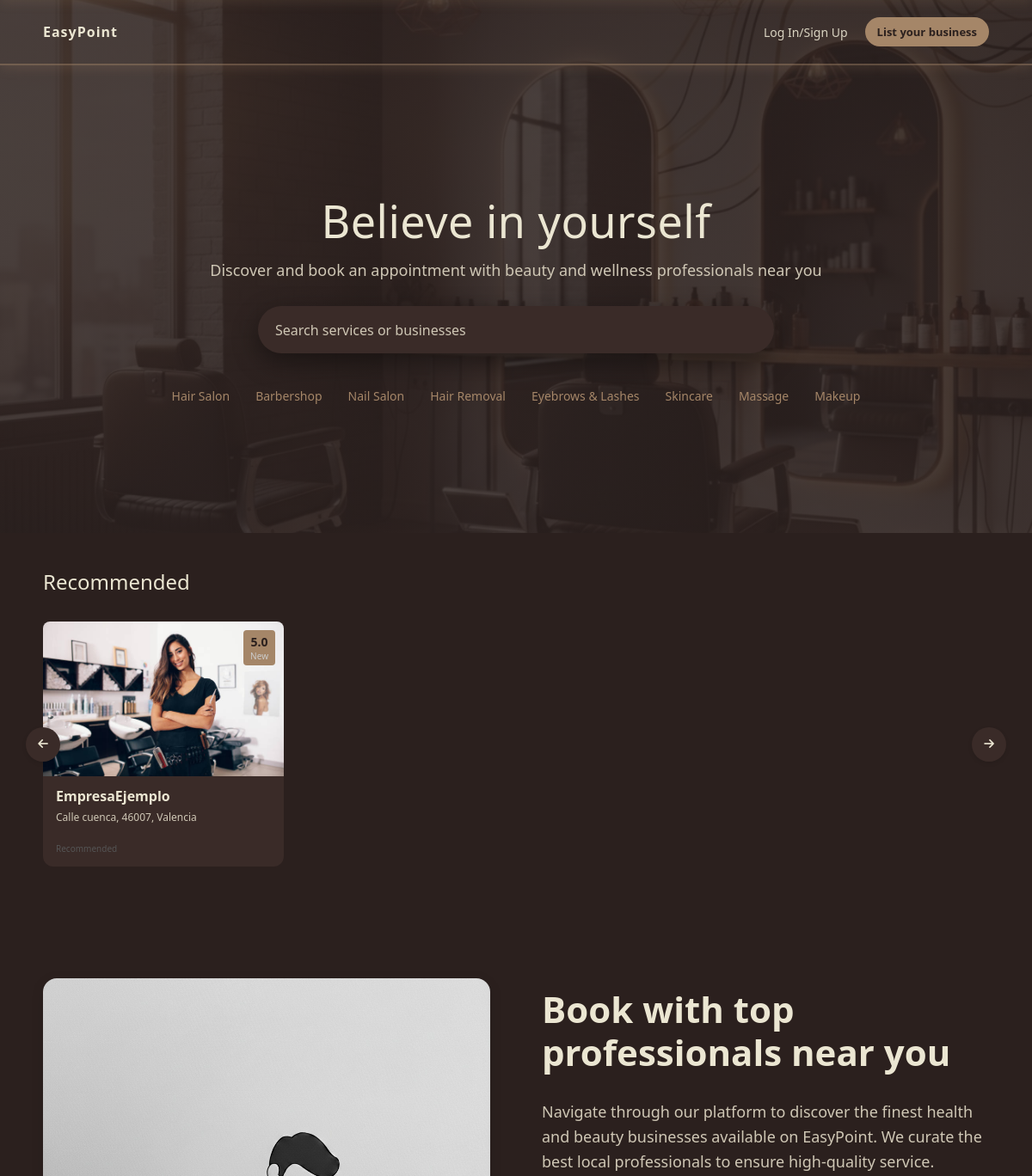
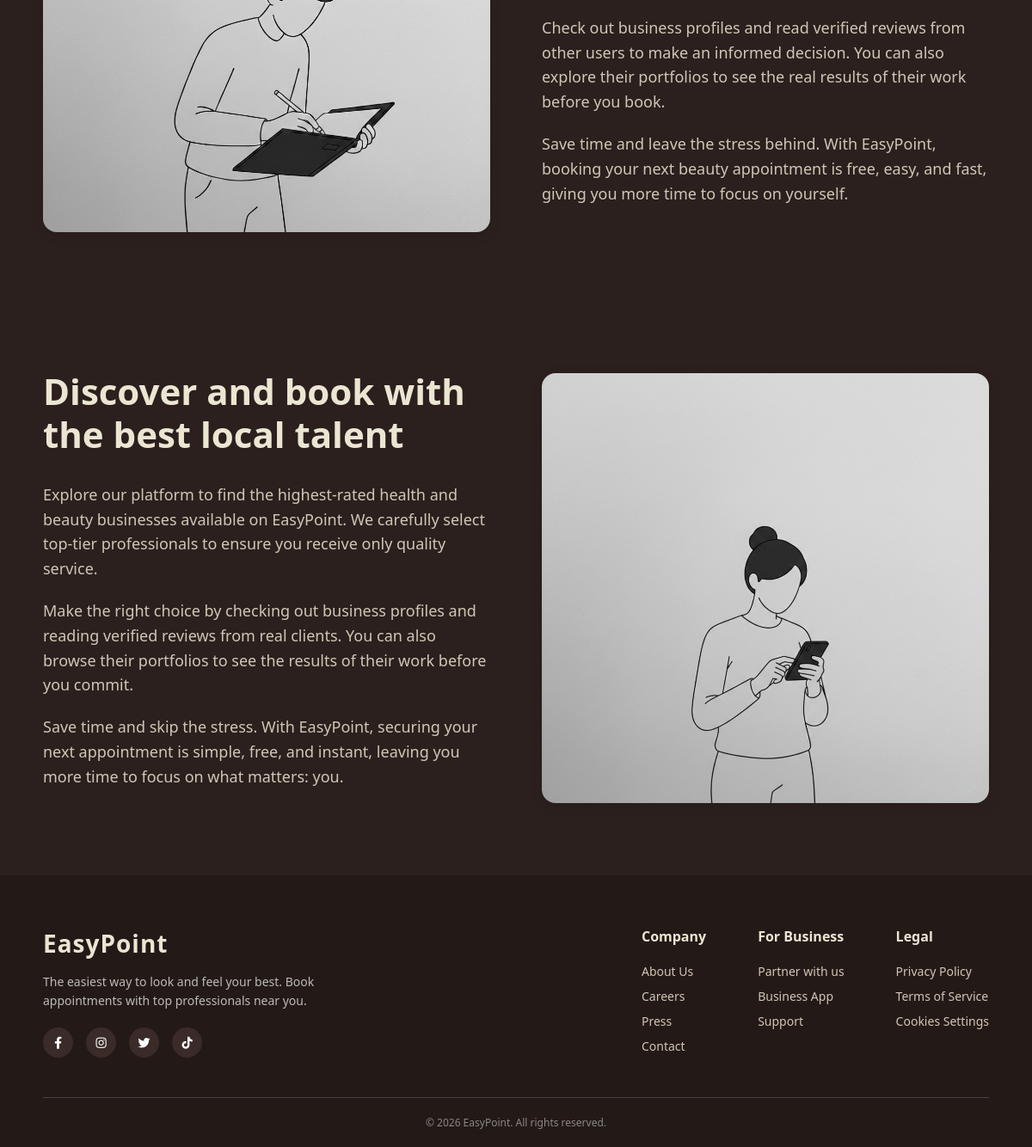
The page / on the database its author committed (2 pictures, top to bottom).
### tables this page shows
CREATE TABLE `business_profiles` (
  `id` int NOT NULL,
  `user_id` int NOT NULL,
  `description` text,
  `business_type` varchar(50) DEFAULT 'General',
  `logo_url` varchar(255) DEFAULT NULL,
  `banner_url` varchar(255) DEFAULT NULL,
  `opening_hours` json DEFAULT NULL,
  `website` varchar(100) DEFAULT NULL,
  `instagram_link` varchar(255) DEFAULT NULL,
  `facebook_link` varchar(255) DEFAULT NULL,
  `twitter_link` varchar(255) DEFAULT NULL,
  `tiktok_link` varchar(255) DEFAULT NULL,
  `created_at` timestamp NULL DEFAULT CURRENT_TIMESTAMP,
  `updated_at` timestamp NULL DEFAULT CURRENT_TIMESTAMP ON UPDATE CURRENT_TIMESTAMP,
  `is_public` tinyint(1) DEFAULT '0'
);

CREATE TABLE `users` (
  `id` int NOT NULL,
  `username` varchar(50) NOT NULL,
  `email` varchar(100) NOT NULL,
  `password` varchar(255) NOT NULL,
  `role` enum('admin','user','store') DEFAULT 'user',
  `is_confirmed` tinyint(1) DEFAULT '0',
  `token` varchar(100) DEFAULT NULL,
  `created_at` timestamp NULL DEFAULT CURRENT_TIMESTAMP,
  `business_name` varchar(100) DEFAULT NULL,
  `address` varchar(255) DEFAULT NULL,
  `postal_code` varchar(10) DEFAULT NULL,
  `phone` varchar(20) DEFAULT NULL,
  `city` varchar(100) DEFAULT NULL
);

### models/user.php (called while the page is built, shortened)
<?php
require_once __DIR__ . '/Database.php';
class User
{
    private $conn;
    public function __construct()
    {
        $database = new Database();
        $this->conn = $database->getConnection();
    }
    public function getRecommendedStores($category = null)
    {
        try {
            $query = "SELECT u.id, u.business_name, u.address, u.city, u.postal_code, bp.logo_url, bp.business_type
                  FROM users u
                  INNER JOIN business_profiles bp ON u.id = bp.user_id
                  WHERE u.role = 'store' AND bp.is_public = 1";
            $query .= " ORDER BY u.created_at DESC LIMIT 8";
            $stmt = $this->conn->prepare($query);
            $stmt->execute();
            return $stmt->fetchAll(PDO::FETCH_ASSOC);
        } catch (PDOException $e) {
            error_log("Error fetching stores: " . $e->getMessage());
            return [];
        }
    }
}
?>

### models/Database.php (called while the page is built, shortened)
<?php
class Database
{
    private $host;
    private $db_name;
    private $username;
    private $password;
    public function __construct()
    {
        $this->host = DB_HOST;
        $this->db_name = DB_NAME;
        $this->username = DB_USER;
        $this->password = DB_PASS;
    }
    public function getConnection()
    {
        $this->conn = null;
        try {
            $this->conn = new PDO(
                "mysql:host=" . $this->host . ";dbname=" . $this->db_name . ";charset=utf8mb4",
                $this->username,
                $this->password
            );
            $this->conn->setAttribute(PDO::ATTR_ERRMODE, PDO::ERRMODE_EXCEPTION);
        } catch (PDOException $exception) {
            error_log("Connection error: " . $exception->getMessage());
        }
        return $this->conn;
    }
}

### index.php (the view, shortened to what this page needs)
<?php
$action = $_GET['action'] ?? 'home';
$userModel = new User();
if ($action === 'home') {
    $stores = $userModel->getRecommendedStores();
}
$stores = [];
if ($action === 'home') {
    $categoryFilter = isset($_GET['category']) ? $_GET['category'] : null;
    $stores = $userModel->getRecommendedStores($categoryFilter);
}
?>
<!DOCTYPE html>
<html lang="en">
<head>
    <link rel="stylesheet" href="https://cdnjs.cloudflare.com/ajax/libs/font-awesome/6.4.0/css/all.min.css">
    <link rel="stylesheet" href="public/css/styles.css">
</head>
<body>
    <header>
        <nav class="navigation-bar">
            <div class="logo"><a href="/index.php">EasyPoint</a></div>
            <div class="user-menu">
                <?php if (isset($_SESSION['user_id']) && $_SESSION['role'] === 'user'): ?>
                    <a href="index.php?action=dashboard">
                        <span class="user-link">
                            Welcome, <strong><?php echo htmlspecialchars($_SESSION['username']); ?></strong>
                        </span></a>
                    <a href="#" class="business-button" onclick="openStoreModal(event)">List your business</a>
                    <a href="index.php?action=logout" class="logout-link">Logout</a>
                <?php else: ?>
                    <a href="index.php?action=login" class="login-link">Log In/Sign Up</a>
                    <a href="#" class="business-button" onclick="openStoreModal(event)">List your business</a>
                <?php endif; ?>
            </div>
        </nav>
        <div class="central-content">
            <h1 class="main-title">Believe in yourself</h1>
            <p class="subtitle">Discover and book an appointment with beauty and wellness professionals near you</p>
            <div class="search-bar">
                <input type="text" class="search-input" placeholder="Search services or businesses">
            </div>
            <ul class="category-list">
                <li><a href="index.php?category=Hair Salon" class="cat-link">Hair Salon</a></li>
                <li><a href="index.php?category=Barbershop" class="cat-link">Barbershop</a></li>
                <li><a href="index.php?category=Nail Salon" class="cat-link">Nail Salon</a></li>
                <li><a href="index.php?category=Hair Removal" class="cat-link">Hair Removal</a></li>
                <li><a href="index.php?category=Eyebrows & Lashes" class="cat-link">Eyebrows & Lashes</a></li>
                <li><a href="index.php?category=Skincare" class="cat-link">Skincare</a></li>
                <li><a href="index.php?category=Massage" class="cat-link">Massage</a></li>
                <li><a href="index.php?category=Makeup" class="cat-link">Makeup</a></li>
            </ul>
        </div>
    </header>
    <section class="recommended-section">
        <h2 class="section-title">Recommended</h2>
        <div class="carousel-container">
            <button class="arrow-button left-arrow">
                <i class="fa-solid fa-arrow-left"></i>
            </button>
            <div class="shops-grid">
                <?php if (empty($stores)): ?>
                    <p style="padding: 20px;">No stores available yet. Be the first to join!</p>
                <?php else: ?>
                    <?php foreach ($stores as $store): ?>
                        <?php
                        $name = !empty($store['business_name']) ? htmlspecialchars($store['business_name']) : 'Unnamed Business';
                        $addressParts = [];
                        if (!empty($store['address']))
                            $addressParts[] = htmlspecialchars($store['address']);
                        if (!empty($store['postal_code']))
                            $addressParts[] = htmlspecialchars($store['postal_code']);
                        if (!empty($store['city']))
                            $addressParts[] = htmlspecialchars($store['city']);
                        $fullAddress = implode(', ', $addressParts);
                        $image = !empty($store['logo_url']) ? 'public/' . htmlspecialchars($store['logo_url']) : 'public/assets/images/tienda-1.png';
                        ?>
                        <a href="index.php?action=view_business&id=<?php echo $store['id']; ?>"
                            style="text-decoration: none; color: inherit;">
                            <article class="shop-card">
                                <div class="image-container">
                                    <img src="<?php echo $image; ?>" alt="<?php echo $name; ?>" class="shop-image">
                                    <div class="rating-label">
                                        5.0 <span class="reviews-text">New</span>
                                    </div>
                                </div>
                                <div class="shop-info">
                                    <h3 class="shop-name"><?php echo $name; ?></h3>
                                    <p class="shop-address"><?php echo $fullAddress; ?></p>
                                    <span class="sponsored-text">Recommended</span>
                                </div>
                            </article>
                        </a>
                    <?php endforeach; ?>
                <?php endif; ?>
            </div>
            <button class="arrow-button right-arrow">
                <i class="fa-solid fa-arrow-right"></i>
            </button>
        </div>
    </section>
    <section class="features-section">
        <div class="features-container">
            <div class="features-image-wrapper">
                <img src="public/assets/images/img-resource-1.jpeg" alt="Beauty Experience" class="features-image">
            </div>
            <div class="features-content">
                <h2 class="features-title">Book with top professionals near you</h2>
                <p class="features-text">
                    Navigate through our platform to discover the finest health and beauty businesses available on
                    EasyPoint. We curate the best local professionals to ensure high-quality service.
                </p>
                <p class="features-text">
                    Check out business profiles and read verified reviews from other users to make an informed decision.
                    You can also explore their portfolios to see the real results of their work before you book.
                </p>
                <p class="features-text">
                    Save time and leave the stress behind. With EasyPoint, booking your next beauty appointment is free,
                    easy, and fast, giving you more time to focus on yourself.
                </p>
            </div>
        </div>
    </section>
    <section class="features-section">
        <div class="features-container">
            <div class="features-content">
                <h2 class="features-title">Discover and book with the best local talent</h2>
                <p class="features-text">
                    Explore our platform to find the highest-rated health and beauty businesses available on EasyPoint.
                    We carefully select top-tier professionals to ensure you receive only quality service.
                </p>
                <p class="features-text">
                    Make the right choice by checking out business profiles and reading verified reviews from real
                    clients. You can also browse their portfolios to see the results of their work before you commit.
                </p>
                <p class="features-text">
                    Save time and skip the stress. With EasyPoint, securing your next appointment is simple, free, and
                    instant, leaving you more time to focus on what matters: you.
                </p>
            </div>
            <div class="features-image-wrapper">
                <img src="public/assets/images/img-resource-2.jpeg" alt="Booking Illustration" class="features-image">
            </div>
        </div>
    </section>
    <footer class="main-footer">
        <div class="footer-container">
            <div class="footer-brand">
                <h2 class="footer-logo">EasyPoint</h2>
                <p class="footer-desc">The easiest way to look and feel your best. Book appointments with top
                    professionals near you.</p>
                <div class="social-icons">
                    <a href="#"><i class="fa-brands fa-facebook-f"></i></a>
                    <a href="#"><i class="fa-brands fa-instagram"></i></a>
                    <a href="#"><i class="fa-brands fa-twitter"></i></a>
                    <a href="#"><i class="fa-brands fa-tiktok"></i></a>
                </div>
            </div>
            <div class="footer-links-group">
                <div class="footer-column">
                    <h3>Company</h3>
                    <a href="#">About Us</a>
                    <a href="#">Careers</a>
                    <a href="#">Press</a>
                    <a href="#">Contact</a>
                </div>
                <div class="footer-column">
                    <h3>For Business</h3>
                    <a href="#">Partner with us</a>
                    <a href="#">Business App</a>
                    <a href="#">Support</a>
                </div>
                <div class="footer-column">
                    <h3>Legal</h3>
                    <a href="#">Privacy Policy</a>
                    <a href="#">Terms of Service</a>
                    <a href="#">Cookies Settings</a>
                </div>
            </div>
        </div>
        <div class="footer-bottom">
            <p>&copy; 2026 EasyPoint. All rights reserved.</p>
        </div>
    </footer>
</body>
</html>

### rows shown on the page
business_profiles: logo_url (picture), user.business_name "EmpresaEjemplo", fullAddress "Calle cuenca, 46007, Valencia"
